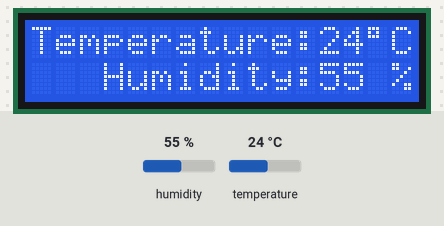
Simulated run of this sketch. Board: Arduino Uno, built with avr-gcc and run on an emulated ATmega328P. On the bench: 16×2 character LCD. The inputs (shaded band) are chosen by the test bench; at power-on: humidity 55 %, temperature 24 °C. What the sketch prints to the serial monitor is not drawn.

Above: at 2.4 s.
2.5 s: humidity set to 22 %
At 4.0 s:
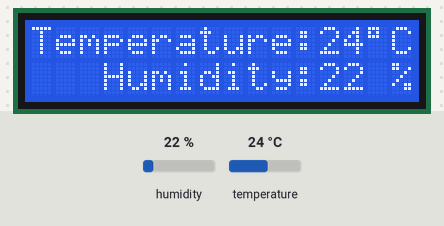
4.8 s: temperature set to 12 °C
At 5.8 s:
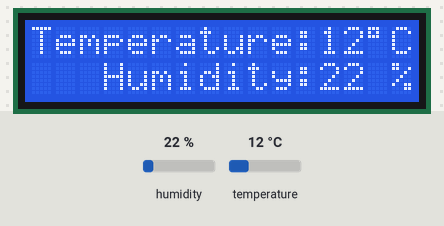
7.0 s: humidity set to 40 %
At 9.3 s:
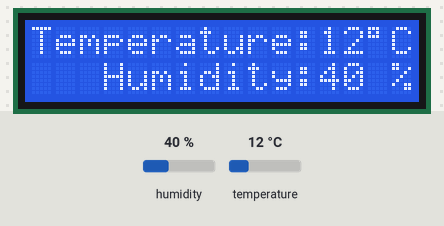
9.6 s: temperature set to 19 °C
At 11.0 s:
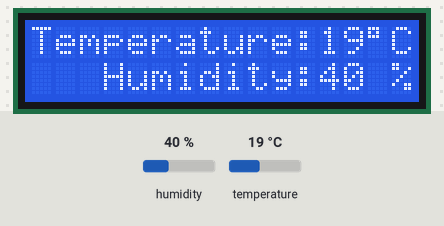
Timing chart, 0 to 12.6 s (numbered marks = the images above; inputs shaded):
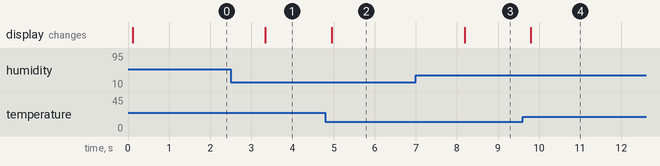

Measured:
- after the input at 2.5 s, the display: changes after 0.84 s (image 1)
- after the input at 4.8 s, the display: changes after 0.16 s (image 2)
- after the input at 7.0 s, the display: changes after 1.2 s (image 3)
- after the input at 9.6 s, the display: changes after 0.20 s (image 4)

The sketch:

MF2021.ino
```cpp
#include <Wire.h>
#include <SimpleDHT.h>
#include <LiquidCrystal_I2C.h>

SimpleDHT11 dht11;
LiquidCrystal_I2C lcd(0x27, 16, 2);

byte pin = 2;

void setup()
{
  Serial.begin(115200);
}

void loop()
{
  byte temperature;
  byte humidity;
  dht11.read(pin, &temperature, &humidity, NULL);

  Serial.print(temperature);
  Serial.print("°C, ");
  Serial.print(humidity);
  Serial.println(" H");

  lcd.begin();
  lcd.print("Temperature:");
  lcd.print(temperature);
  lcd.print((char) 0xDF);
  lcd.print("C");
  lcd.setCursor(3, 1);
  lcd.print("Humidity:");
  lcd.print(humidity);
  lcd.print(" %");

  delay(1500);

}
```
